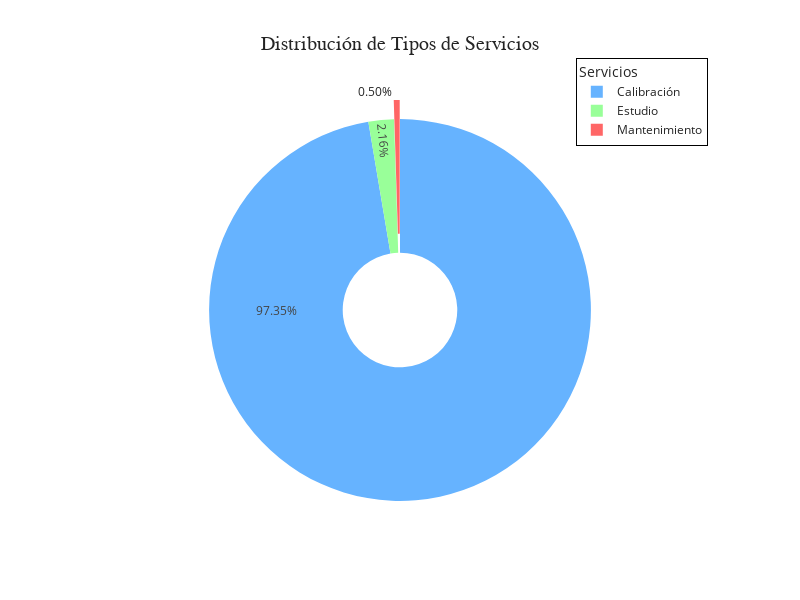

Write notebook code for a chart like this one.
### Markdown cell above
#### Mostramos un gráfico de barras con los tipos de servicio

### Code cell
# Crear gráfico
fig = go.Figure(data=[ 
    go.Pie(
        labels=service_type['Service_Type'], 
        values=service_type['Services_Count'], 
        hole=0.3,
        direction='clockwise',
        text=formatted_perc,  # Muestra porcentaje personalizado
        textinfo='text',  # Mostrar solo el texto personalizado y la etiqueta
        hoverinfo='label+value',  # En el hover puedes seguir mostrando el porcentaje real
        insidetextorientation='radial',
        marker=dict(
            colors=['#66b3ff', '#99ff99', '#ff6666', '#ffcc99']
        ),
        pull=[0, 0, 0.1]
    )
])

fig.update_layout(
    template="plotly+seaborn",
    width=800,
    height=600,
    title='Distribución de Tipos de Servicios',
    title_x=0.5,
    title_font=dict(size=20, family='Verdana, sans-serif'),
    legend_title_text="Servicios",
    legend=dict(
        x=0.8, y=1.1,
        bgcolor="rgba(255,255,255,0.5)",
        bordercolor="Black",
        borderwidth=1
    ),
    showlegend=True,
)

fig.show()

### Figure 1 — Plotly figure (JSON) as saved in the notebook; plotly's stock layout.template omitted (floating-point values rounded to 4 significant figures)
{"data": [{"direction": "clockwise", "hole": 0.3, "hoverinfo": "label+value", "insidetextorientation": "radial", "labels": ["Calibración", "Estudio", "Mantenimiento"], "marker": {"colors": ["#66b3ff", "#99ff99", "#ff6666", "#ffcc99"]}, "pull": [0, 0, 0.1], "text": ["97.35%", "2.16%", "0.50%"], "textinfo": "text", "type": "pie", "values": [587, 13, 3]}], "layout": {"height": 600, "legend": {"bgcolor": "rgba(255,255,255,0.5)", "bordercolor": "Black", "borderwidth": 1, "title": {"text": "Servicios"}, "x": 0.8, "y": 1.1}, "showlegend": true, "title": {"font": {"family": "Verdana, sans-serif", "size": 20}, "text": "Distribución de Tipos de Servicios", "x": 0.5}, "width": 800}}
